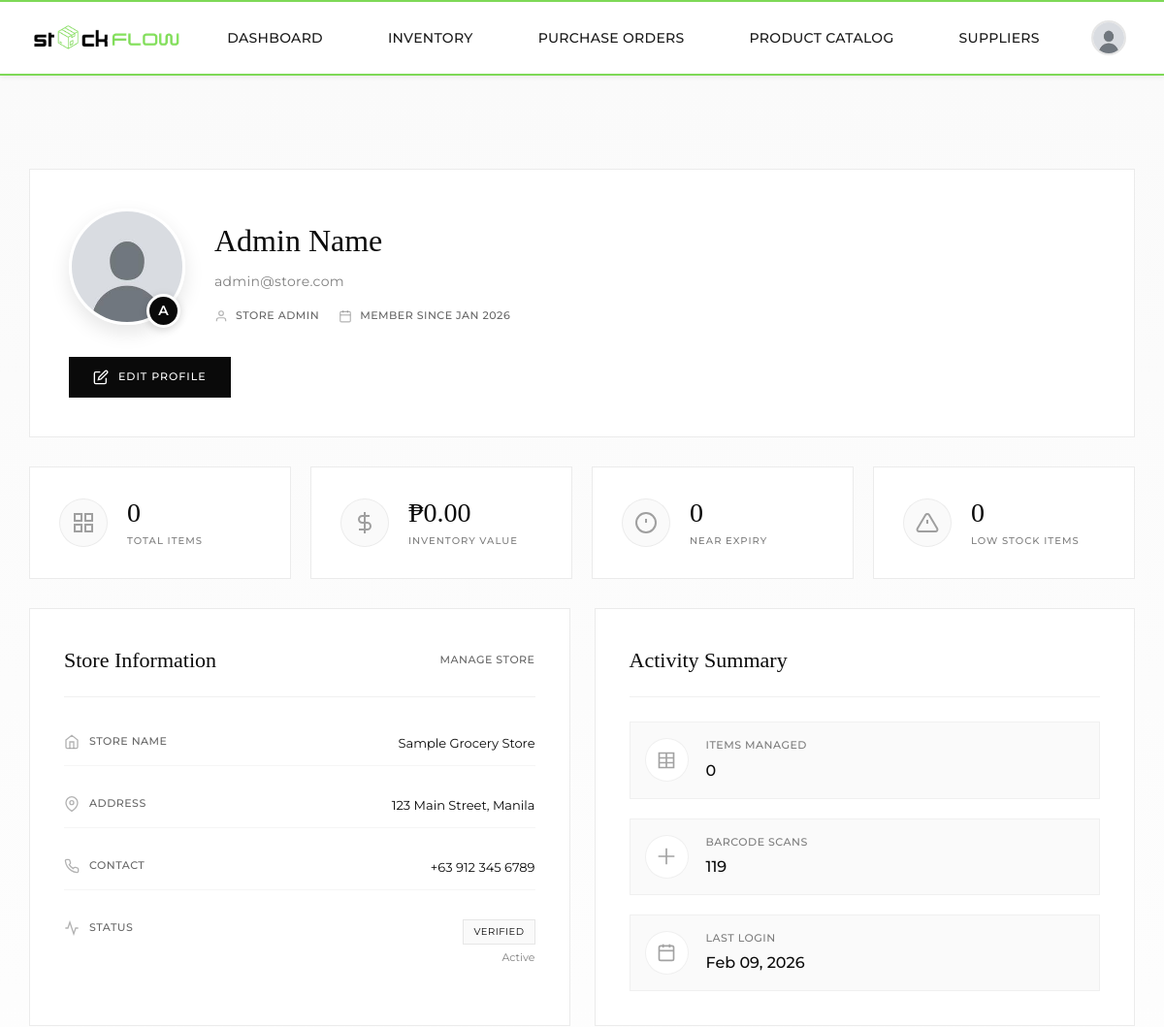
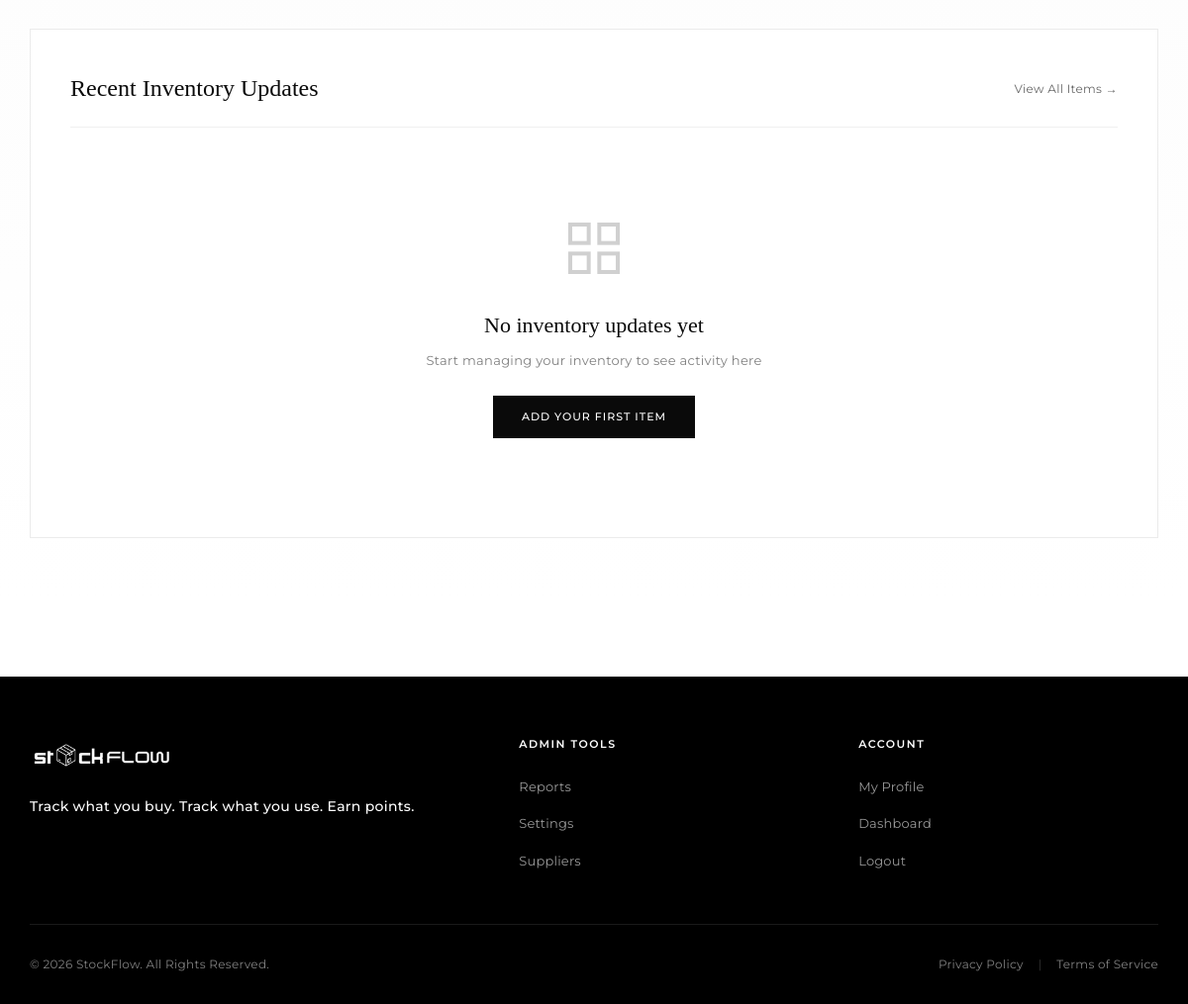
The app's page /grocery/profile/profile.php (signed in) with its own data (2 pictures, top to bottom).
### tables this page shows
CREATE TABLE `users` (
  `user_id` int(11) NOT NULL,
  `full_name` varchar(255) NOT NULL,
  `email` varchar(255) NOT NULL,
  `password` varchar(1000) NOT NULL,
  `img_name` varchar(255) DEFAULT NULL,
  `is_active` tinyint(1) DEFAULT 1,
  `last_login` timestamp NULL DEFAULT NULL,
  `role` enum('customer','grocery_admin') DEFAULT 'customer',
  `store_id` int(11) DEFAULT NULL,
  `created_at` timestamp NOT NULL DEFAULT current_timestamp(),
  `updated_at` timestamp NOT NULL DEFAULT current_timestamp() ON UPDATE current_timestamp()
);

CREATE TABLE `grocery_stores` (
  `store_id` int(11) NOT NULL,
  `store_name` varchar(255) NOT NULL,
  `business_address` text NOT NULL,
  `contact_number` varchar(50) DEFAULT NULL,
  `email` varchar(255) DEFAULT NULL,
  `business_permit` varchar(255) DEFAULT NULL,
  `is_verified` tinyint(1) DEFAULT 0,
  `verification_token` varchar(1000) DEFAULT NULL,
  `verification_token_expires` datetime DEFAULT NULL,
  `verified_at` datetime DEFAULT NULL,
  `is_active` tinyint(1) DEFAULT 1,
  `created_at` timestamp NOT NULL DEFAULT current_timestamp(),
  `updated_at` timestamp NOT NULL DEFAULT current_timestamp() ON UPDATE current_timestamp()
);

### grocery/profile/profile.php (the view, shortened to what the rows shown need)
<?php
require_once __DIR__ . '/../../includes/config.php';
$conn = getDBConnection();
$user_id = (int) $_SESSION['user_id'];
$user_stmt = $conn->prepare("SELECT user_id, full_name, email, img_name, role, store_id, created_at, last_login FROM users WHERE user_id = ?");
$user_stmt->bind_param("i", $user_id);
$user_stmt->execute();
$user_result = $user_stmt->get_result();
$user_data = $user_result->fetch_assoc();
$user_data['full_name'] = $user_data['full_name'] ?? 'User';
$user_data['email'] = $user_data['email'] ?? '';
$user_data['img_name'] = $user_data['img_name'] ?? 'nopfp.jpg';
$user_data['created_at'] = $user_data['created_at'] ?? date('Y-m-d H:i:s');
$user_data['last_login'] = $user_data['last_login'] ?? null;
$store_id = $user_data['store_id'];
$store_data = null;
if ($store_id) {
    $store_stmt = $conn->prepare("SELECT * FROM grocery_stores WHERE store_id = ?");
    $store_stmt->bind_param("i", $store_id);
    $store_stmt->execute();
    $store_data = $store_stmt->get_result()->fetch_assoc();
}
$pageCss = ''
  . '<link rel="stylesheet" href="' . htmlspecialchars($baseUrl) . '/includes/style/pages/profile.css">' . "\n"
  . '<link href="https://fonts.googleapis.com/css2?family=Montserrat:wght@300;400;500;600&family=Playfair+Display:wght@400;500&display=swap" rel="stylesheet">';
require_once __DIR__ . '/../../includes/header.php';
?>
<main class="profile-page">
    <div class="profile-container">
        <div class="profile-header">
            <div class="profile-avatar-section">
                <div class="avatar-wrapper">
                    <?php
                    if (!empty($user_data['img_name'])) {
                        $profile_pic = htmlspecialchars($baseUrl) . '/images/profile_pictures/' . htmlspecialchars($user_data['img_name']);
                    } else {
                        $profile_pic = htmlspecialchars($baseUrl) . '/images/profile_pictures/nopfp.jpg';
                    }
                    ?>
                    <img src="<?php echo $profile_pic; ?>"
                         alt="Profile Picture"
                         class="profile-avatar"
                         onerror="this.src='<?php echo htmlspecialchars($baseUrl); ?>/images/profile_pictures/nopfp.jpg';">
                    <div class="avatar-badge"><?php echo strtoupper(substr($user_data['full_name'], 0, 1)); ?></div>
                </div>
                <div class="profile-info">
                    <h1 class="profile-name"><?php echo htmlspecialchars($user_data['full_name']); ?></h1>
                    <p class="profile-email"><?php echo htmlspecialchars($user_data['email']); ?></p>
                    <div class="profile-meta">
                        <span class="meta-item">
                            <svg width="14" height="14" viewBox="0 0 24 24" fill="none" stroke="currentColor" stroke-width="2">
                                <path d="M20 21v-2a4 4 0 0 0-4-4H8a4 4 0 0 0-4 4v2"/><circle cx="12" cy="7" r="4"/>
                            </svg>
                            Store Admin
                        </span>
                        <span class="meta-item">
                            <svg width="14" height="14" viewBox="0 0 24 24" fill="none" stroke="currentColor" stroke-width="2">
                                <rect x="3" y="4" width="18" height="18" rx="2" ry="2"/><line x1="16" y1="2" x2="16" y2="6"/><line x1="8" y1="2" x2="8" y2="6"/><line x1="3" y1="10" x2="21" y2="10"/>
                            </svg>
                            Member since <?php echo date('M Y', strtotime($user_data['created_at'])); ?>
                        </span>
                    </div>
                </div>
            </div>
        </div>
        <div class="content-grid">
            <?php if ($store_data): ?>
            <div class="info-card">
                <div class="card-header">
                    <h2 class="card-title">Store Information</h2>
                    <a href="../store/settings.php" class="card-action">Manage Store</a>
                </div>
                <div class="info-list">
                    <div class="info-item">
                        <span class="info-label">
                            <svg width="16" height="16" viewBox="0 0 24 24" fill="none" stroke="currentColor" stroke-width="2">
                                <path d="M3 9l9-7 9 7v11a2 2 0 0 1-2 2H5a2 2 0 0 1-2-2z"/><polyline points="9 22 9 12 15 12 15 22"/>
                            </svg>
                            Store Name
                        </span>
                        <span class="info-value"><?php echo htmlspecialchars($store_data['store_name']); ?></span>
                    </div>
                    <div class="info-item">
                        <span class="info-label">
                            <svg width="16" height="16" viewBox="0 0 24 24" fill="none" stroke="currentColor" stroke-width="2">
                                <path d="M21 10c0 7-9 13-9 13s-9-6-9-13a9 9 0 0 1 18 0z"/><circle cx="12" cy="10" r="3"/>
                            </svg>
                            Address
                        </span>
                        <span class="info-value"><?php echo htmlspecialchars($store_data['business_address']); ?></span>
                    </div>
                    <div class="info-item">
                        <span class="info-label">
                            Contact
                        </span>
                        <span class="info-value"><?php echo htmlspecialchars($store_data['contact_number'] ?? 'N/A'); ?></span>
                    </div>
                    <div class="info-item">
                        <span class="info-label">
                            <svg width="16" height="16" viewBox="0 0 24 24" fill="none" stroke="currentColor" stroke-width="2">
                                <polyline points="22 12 18 12 15 21 9 3 6 12 2 12"/>
                            </svg>
                            Status
                        </span>
                        <span class="info-value">
                            <span class="group-badge"><?php echo $store_data['is_verified'] ? 'Verified' : 'Pending'; ?></span>
                            <span class="member-count"><?php echo $store_data['is_active'] ? 'Active' : 'Inactive'; ?></span>
                        </span>
                    </div>
                </div>
            </div>
            <?php endif; ?>
            <div class="info-card">
                <div class="card-header">
                    <h2 class="card-title">Activity Summary</h2>
                </div>
                <div class="activity-list">
                    <div class="activity-item">
                        <div class="activity-content">
                            <div class="activity-label">Last Login</div>
                            <div class="activity-value"><?php echo $user_data['last_login'] ? date('M d, Y', strtotime($user_data['last_login'])) : 'First login'; ?></div>
                        </div>
                    </div>
                </div>
            </div>
        </div>
        <div class="orders-section">
            <div class="section-header">
                <h2 class="section-title">Recent Inventory Updates</h2>
            </div>
        </div>
    </div>
</main>
<?php require_once __DIR__ . '/../../includes/footer.php'; ?>

### records on screen
users: full_name "A", full_name "Admin Name", email "admin@store.com", created_at "JAN 2026", last_login "Feb 09, 2026"
grocery_stores: store_name "Sample Grocery Store", business_address "123 Main Street, Manila", contact_number "+63 912 345 6789"

### other values on screen
$inventory_stats['total_items'] "0"
$inventory_stats['total_value'] "0.00"
$inventory_stats['near_expiry_items'] "0"
$inventory_stats['low_stock_items'] "0"
$scan_count "119"
